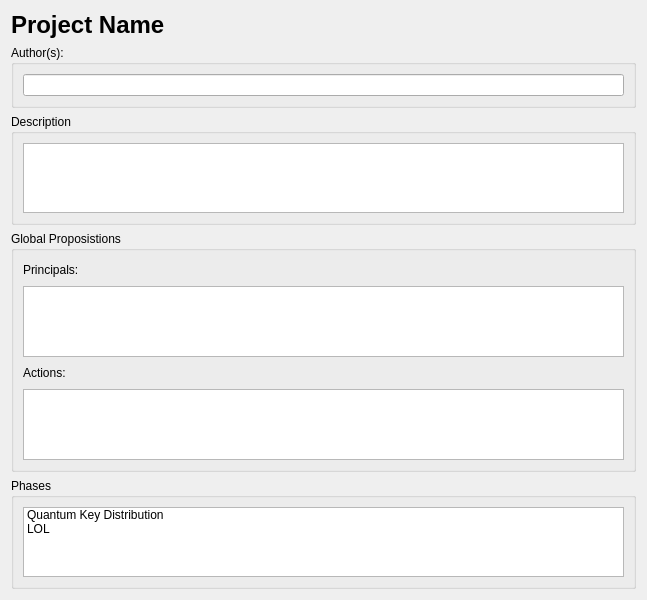
<?xml version="1.0" encoding="UTF-8"?>
<ui version="4.0">
 <class>ProjectView</class>
 <widget class="QWidget" name="ProjectView">
  <property name="geometry">
   <rect>
    <x>0</x>
    <y>0</y>
    <width>647</width>
    <height>600</height>
   </rect>
  </property>
  <property name="windowTitle">
   <string>Form</string>
  </property>
  <layout class="QVBoxLayout" name="verticalLayout_2">
   <item>
    <widget class="QLabel" name="labelProjectName">
     <property name="font">
      <font>
       <pointsize>18</pointsize>
       <weight>75</weight>
       <bold>true</bold>
      </font>
     </property>
     <property name="text">
      <string>Project Name</string>
     </property>
    </widget>
   </item>
   <item>
    <widget class="QGroupBox" name="groupBox">
     <property name="title">
      <string>Author(s):</string>
     </property>
     <layout class="QGridLayout" name="gridLayout">
      <item row="0" column="0">
       <widget class="QLineEdit" name="lineEditAuthors"/>
      </item>
     </layout>
    </widget>
   </item>
   <item>
    <widget class="QGroupBox" name="groupBox_2">
     <property name="title">
      <string>Description</string>
     </property>
     <layout class="QGridLayout" name="gridLayout_2">
      <item row="0" column="0">
       <widget class="QPlainTextEdit" name="textEditDescription"/>
      </item>
     </layout>
    </widget>
   </item>
   <item>
    <widget class="QGroupBox" name="groupBox_3">
     <property name="title">
      <string>Global Proposistions</string>
     </property>
     <layout class="QVBoxLayout" name="verticalLayout">
      <item>
       <layout class="QHBoxLayout" name="horizontalLayout_2">
        <item>
         <widget class="QLabel" name="label_2">
          <property name="text">
           <string>Principals:</string>
          </property>
         </widget>
        </item>
        <item>
         <spacer name="horizontalSpacer">
          <property name="orientation">
           <enum>Qt::Horizontal</enum>
          </property>
          <property name="sizeHint" stdset="0">
           <size>
            <width>40</width>
            <height>20</height>
           </size>
          </property>
         </spacer>
        </item>
       </layout>
      </item>
      <item>
       <widget class="QPlainTextEdit" name="textEditPrincipals"/>
      </item>
      <item>
       <layout class="QHBoxLayout" name="horizontalLayout">
        <item>
         <widget class="QLabel" name="label_3">
          <property name="text">
           <string>Actions:</string>
          </property>
         </widget>
        </item>
        <item>
         <spacer name="horizontalSpacer_2">
          <property name="orientation">
           <enum>Qt::Horizontal</enum>
          </property>
          <property name="sizeHint" stdset="0">
           <size>
            <width>40</width>
            <height>20</height>
           </size>
          </property>
         </spacer>
        </item>
       </layout>
      </item>
      <item>
       <widget class="QPlainTextEdit" name="textEditActions"/>
      </item>
     </layout>
    </widget>
   </item>
   <item>
    <widget class="QGroupBox" name="groupBox_5">
     <property name="title">
      <string>Phases</string>
     </property>
     <layout class="QGridLayout" name="gridLayout_3">
      <item row="0" column="0">
       <widget class="QListWidget" name="listWidgetPhases">
        <item>
         <property name="text">
          <string>Quantum Key Distribution</string>
         </property>
        </item>
        <item>
         <property name="text">
          <string>LOL</string>
         </property>
        </item>
       </widget>
      </item>
     </layout>
    </widget>
   </item>
  </layout>
 </widget>
 <resources/>
 <connections/>
</ui>
